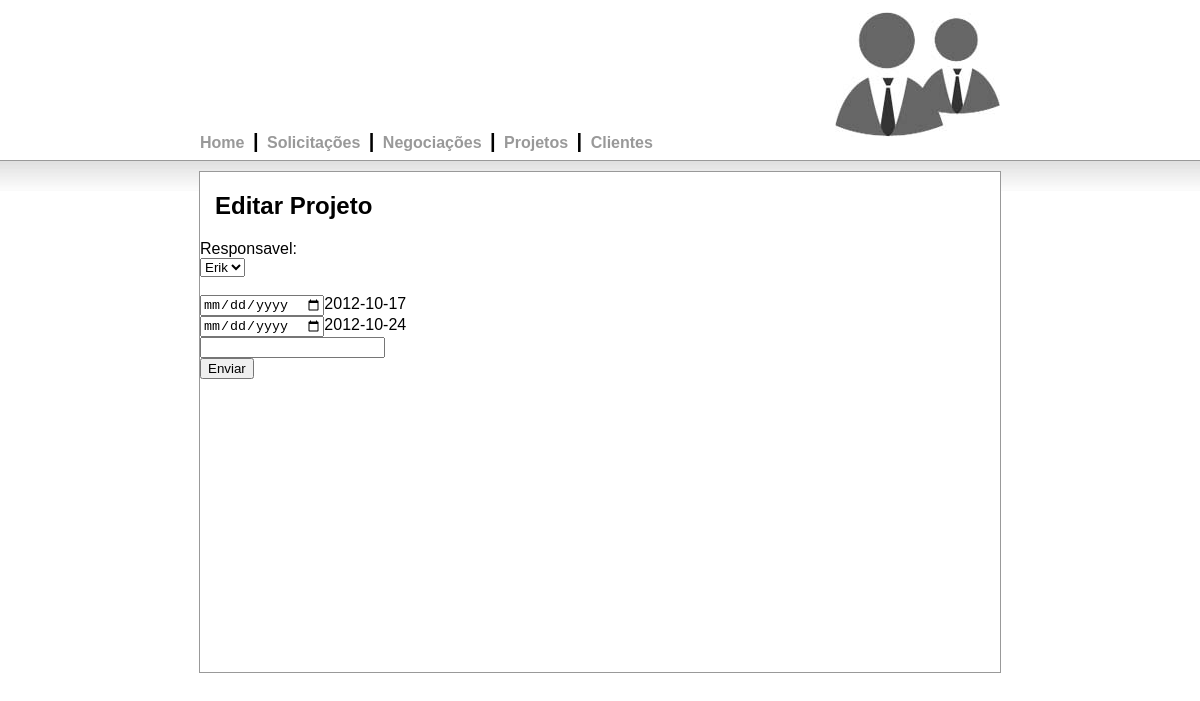
Page /view/edit_projeto.php?id=1 on the committed database.
### tables this page shows
CREATE TABLE IF NOT EXISTS `negociacoes` (
  `id` int(11) NOT NULL AUTO_INCREMENT,
  `id_cliente` int(11) NOT NULL,
  `responsavel` varchar(50) NOT NULL,
  `proposta` varchar(20) NOT NULL,
  `reuniao` varchar(20) NOT NULL,
  `status` varchar(20) NOT NULL,
  `id_solicitação` int(11) NOT NULL,
  PRIMARY KEY (`id`)
);

CREATE TABLE IF NOT EXISTS `projetos` (
  `id` int(11) NOT NULL AUTO_INCREMENT,
  `id_negociacao` int(11) DEFAULT NULL,
  `data_inicio` date NOT NULL,
  `data_final` date NOT NULL,
  `parcelas` int(11) NOT NULL,
  PRIMARY KEY (`id`)
);

### model/database.php (called while the page is built, shortened)
<?php
Class Database {
	private $db_name = "gerCli";
	private $username = "root";
	private $password = "";
	public function open_connection() {
		if($this->connection = mysql_connect("localhost",$this->username,$this->password)) {
			$select_db = mysql_select_db($this->db_name,$this->connection);
			if($select_db) {
				return true;
				}
			else {
				die("Database selection failed! ".mysql_error());
				}
			}
		}
	public function query($sql="") {
		$query = mysql_query($sql);
		return $query;
		}
	public function fetch_array($query) {
		$fecth = mysql_fetch_array($query);
		return $fecth;
		}
	}
	$database = new Database;
?>

### model/projeto.php (called while the page is built, shortened)
<?php
Class Projeto {
	public static $table_name = "projetos";
	public static function find_by_id($id=0) {
		$result = self::find_by_sql("SELECT * FROM ".self::$table_name." WHERE id={$id} LIMIT 1");
		return empty($result) ? false : array_shift($result);
		}
	public static function find_by_sql($sql="") {
		global $database;
		$query = $database->query($sql);
		$object_array = array();
		while ($row = $database->fetch_array($query)){
			$object_array[] = self::instantiate($row);
			}
		return $object_array;
		}
	public static function instantiate($record) {
		$object = new self;
		foreach ($record as $attribute => $value) {
			if($object->has_attribute($object,$attribute) ) {
				$object->$attribute = $value;
			}
		}
		return $object;
	}
	private function has_attribute($object,$attribute) {
		$attributes = get_object_vars($object);
		return array_key_exists($attribute,$attributes);
		}
}
?>

### model/negociacao.php (called while the page is built, shortened)
<?php
Class Negociacao {
	public static $table_name = "negociacoes";
	public static function find_all() {
		$result_array = self::find_by_sql("SELECT * FROM ".self::$table_name." ");
		return $result_array;
		}
	public static function find_by_id($id=0) {
		$result = self::find_by_sql("SELECT * FROM ".self::$table_name." WHERE id={$id} LIMIT 1");
		return empty($result) ? false : array_shift($result);
		}
	public static function find_by_sql($sql="") {
		global $database;
		$query = $database->query($sql);
		$object_array = array();
		while ($row = $database->fetch_array($query)){
			$object_array[] = self::instantiate($row);
			}
		return $object_array;
		}
	public static function instantiate($record) {
		$object = new self;
		foreach ($record as $attribute => $value) {
			if($object->has_attribute($object,$attribute) ) {
				$object->$attribute = $value;
			}
		}
		return $object;
	}
	private function has_attribute($object,$attribute) {
		$attributes = get_object_vars($object);
		return array_key_exists($attribute,$attributes);
		}
}
?>

### view/edit_projeto.php (the view, shortened to what this page needs)
<?php
	require_once('../include/header.php');
	require_once "../model/negociacao.php";
	require_once "../model/database.php";
	$negociacoes = Negociacao::find_all();
	$projeto = Projeto::find_by_id($_GET['id']);
	$negociacaoCadastrado = Negociacao::find_by_id($projeto->id_negociacao);
?>
		<div id="body">
			<div id="center">
				<h2>Editar Projeto</h2>
				<div id="negociacao">
					<?php echo "<form action='../controller/projeto.php?action=update&id={$_GET['id']}' method='post' >"?>
						Responsavel:<br />
						<select name="te">
							<?php
								echo "<option value=$negociacaoCadastrado->id>$negociacaoCadastrado->responsavel</option>";
							?>
						</select><br />
						<br />
						<input type="date" name="data_inicio" ><?php echo $projeto->data_inicio;?></input><br />
						<input type="date" name="data_final" ><?php echo $projeto->data_final;?></input><br />
						<input type="number" name="parcelas"  ><?php echo $projeto->data_parcelas;?></input><br />
						<input type="submit" value="Enviar">
					</form>
				</div>
			</div>
		</div>
	</body>
</html>

### css/index.css (style rules this page uses)
html, body, div, span { border:0 none; font-size:100%; margin:0; outline:0 none; padding:0; font-family: Arial; }
#body { height: 500px; width: 100%; background-image:url('imagens/degrade.jpg'); background-repeat: repeat-x; margin:0px; padding:0px; border-top: 1px solid #999999; }
#center { min-height: 500px; width: 800px; margin-top: 10px; margin-left: auto; margin-right: auto; border: 1px solid #999999; background-color:#ffffff; }
h2 { margin-left: 15px }

### rows in the picture
negociacoes: te "Erik"
projetos: data_inicio "2012-10-17", data_final "2012-10-24"
